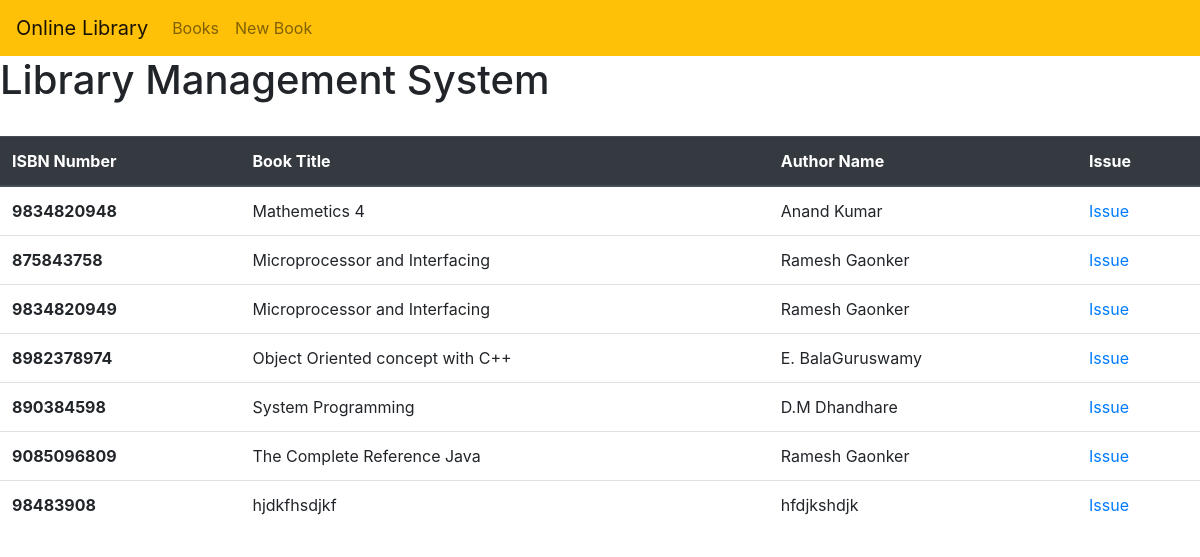
The page /books/ on the database its author committed.
### Books/models.py (models this page shows)
class Book(models.Model):
    BookISBN = models.IntegerField(primary_key=True)
    BookTitle = models.CharField(max_length=150)
    BookAuthor = models.CharField(max_length=100)

### Books/views.py (the view)
# urls.py: path('books/', BookList.as_view() ,name='home'),
class BookList(ListView):
    model = Book
    template_name = "books.html"
    context_object_name = "bookObj"
    ordering = ['BookTitle']

### Books/templates/books.html (shortened to what this page needs)
{% extends 'base.html' %}
{% block content %}
<br>
<table class="table">
  <thead class="thead-dark">
    <tr>
      <th scope="col">ISBN Number</th>
      <th scope="col">Book Title</th>
      <th scope="col">Author Name</th>
      <th scope="col">Issue</th>
    </tr>
  </thead>
  <tbody>
  {% for book in bookObj %}
    <tr>
      <th scope="row">{{book.BookISBN}}</th>
      <td>{{book.BookTitle}}</td>
      <td>{{book.BookAuthor}}</td>
      <td><a href="{% url 'book_issue' book.pk %}" class="link-a">Issue
      </a></td>
    </tr>
  {% endfor %}
  </tbody>
</table>
{% endblock %}

### Books/templates/base.html (shortened to what this page needs)
{% load crispy_forms_tags %}
<!DOCTYPE html>
<html lang="en">
<head>
    <link rel="stylesheet" href="https://stackpath.bootstrapcdn.com/bootstrap/4.3.1/css/bootstrap.min.css">
</head>
<div>
<nav class="navbar navbar-expand-lg navbar-light bg-warning">
  <div class="collapse navbar-collapse" id="navbarTogglerDemo01">
    <a class="navbar-brand" href="{% url 'index' %}">Online Library</a>
    <ul class="navbar-nav mr-auto mt-2 mt-lg-0">
      <li class="nav-item">
        <a class="nav-link" href="{% url 'home' %}">Books</a>
      </li>
      <li class="nav-item">
        <a class="nav-link" href="{% url 'book_add' %}">New Book<span class="sr-only">(current)</span></a>
      </li>
    </ul>
  </div>
</nav>
<h1> Library Management System</h1>
<div class="wrapper" >
      {% block content %}
      {% endblock %}
</div>
</body>
</html>

### rows shown on the page
Book: BookISBN "9834820948", BookTitle "Mathemetics 4", BookAuthor "Anand Kumar"
Book: BookISBN "875843758", BookTitle "Microprocessor and Interfacing", BookAuthor "Ramesh Gaonker"
Book: BookISBN "9834820949", BookTitle "Microprocessor and Interfacing", BookAuthor "Ramesh Gaonker"
Book: BookISBN "8982378974", BookTitle "Object Oriented concept with C++", BookAuthor "E. BalaGuruswamy"
Book: BookISBN "890384598", BookTitle "System Programming", BookAuthor "D.M Dhandhare"
Book: BookISBN "9085096809", BookTitle "The Complete Reference Java", BookAuthor "Ramesh Gaonker"
Book: BookISBN "98483908", BookTitle "hjdkfhsdjkf", BookAuthor "hfdjkshdjk"
